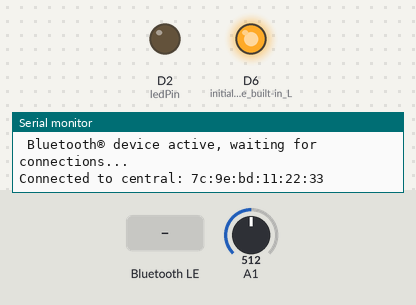
Simulated run of this program. Board: Arduino MKR. On the bench: output pins drawn as LEDs (lit = HIGH), the last lines printed to the serial monitor. The inputs (shaded band) are chosen by the test bench; at power-on: A1 = 512. Nothing arrives over Bluetooth unless stated; a phone connects over Bluetooth LE 3 s after start.

Above: at 4.0 s.
4.1 s: Bluetooth LE write "1" received
At 4.5 s:
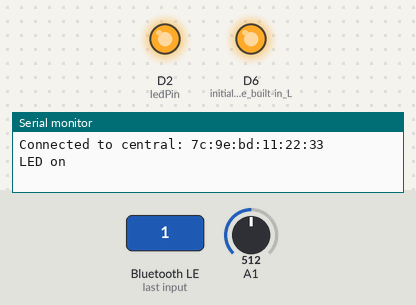
5.7 s: Bluetooth LE write "0" received
At 6.9 s:
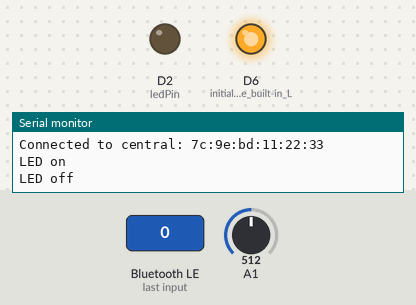
7.3 s: Bluetooth LE write "2" received
At 8.1 s:
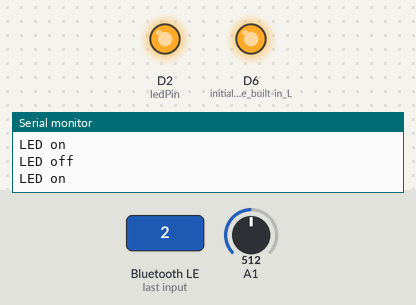
Timing chart, 0 to 10.3 s (numbered marks = the images above; inputs shaded):
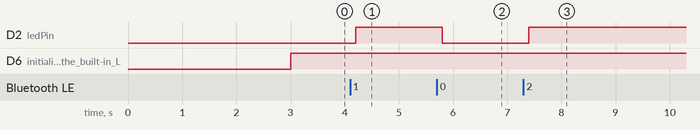

Measured:
- after the input at 4.1 s, D2 (ledPin): LOW → HIGH after 0.10 s
- after the input at 5.7 s, D2 (ledPin): HIGH → LOW after 0.10 s
- after the input at 7.3 s, D2 (ledPin): LOW → HIGH after 0.10 s

The program:

main.cpp
```cpp
#include <Arduino.h>
#include <ArduinoBLE.h>
BLEService newService("180A"); // creating the service

BLEUnsignedCharCharacteristic randomReading("2A58", BLERead | BLENotify); // creating the Analog Value characteristic
BLEByteCharacteristic switchChar("2A57", BLERead | BLEWrite);             // creating the LED characteristic

const int ledPin = 2;
long previousMillis = 0;

void setup()
{
  Serial.begin(9600); // initialize serial communication
  while (!Serial)
    ; // starts the program if we open the serial monitor.
  Serial.println("mkr start");

  pinMode(LED_BUILTIN, OUTPUT); // initialize the built-in LED pin to indicate when a central is connected
  pinMode(ledPin, OUTPUT);      // initialize the built-in LED pin to indicate when a central is connected

  // initialize ArduinoBLE library
  if (!BLE.begin())
  {
    Serial.println("starting Bluetooth® Low Energy failed!");
    while (1)
      ;
  }

  BLE.setLocalName("MKR WiFi 1010"); // Setting a name that will appear when scanning for Bluetooth® devices
  BLE.setAdvertisedService(newService);

  newService.addCharacteristic(switchChar); // add characteristics to a service
  newService.addCharacteristic(randomReading);

  BLE.addService(newService); // adding the service

  switchChar.writeValue(0); // set initial value for characteristics
  randomReading.writeValue(0);

  BLE.advertise(); // start advertising the service
  Serial.println(" Bluetooth® device active, waiting for connections...");
}

void loop()
{

  BLEDevice central = BLE.central(); // wait for a Bluetooth® Low Energy central

  if (central)
  { // if a central is connected to the peripheral
    Serial.print("Connected to central: ");

    Serial.println(central.address()); // print the central's BT address

    digitalWrite(LED_BUILTIN, HIGH); // turn on the LED to indicate the connection

    while (central.connected())
    { // while the central is connected:
      long currentMillis = millis();

      if (currentMillis - previousMillis >= 200)
      {
        previousMillis = currentMillis;

        int randomValue = analogRead(A1);
        randomReading.writeValue(randomValue);

        if (switchChar.written())
        {
          if (switchChar.value())
          { // any value other than 0
            Serial.println("LED on");
            digitalWrite(ledPin, HIGH); // will turn the LED on
          }
          else
          { // a 0 value
            Serial.println(F("LED off"));
            digitalWrite(ledPin, LOW); // will turn the LED off
          }
        }
      }
    }

    digitalWrite(LED_BUILTIN, LOW); // when the central disconnects, turn off the LED
    Serial.print("Disconnected from central: ");
    Serial.println(central.address());
  }
}
```
